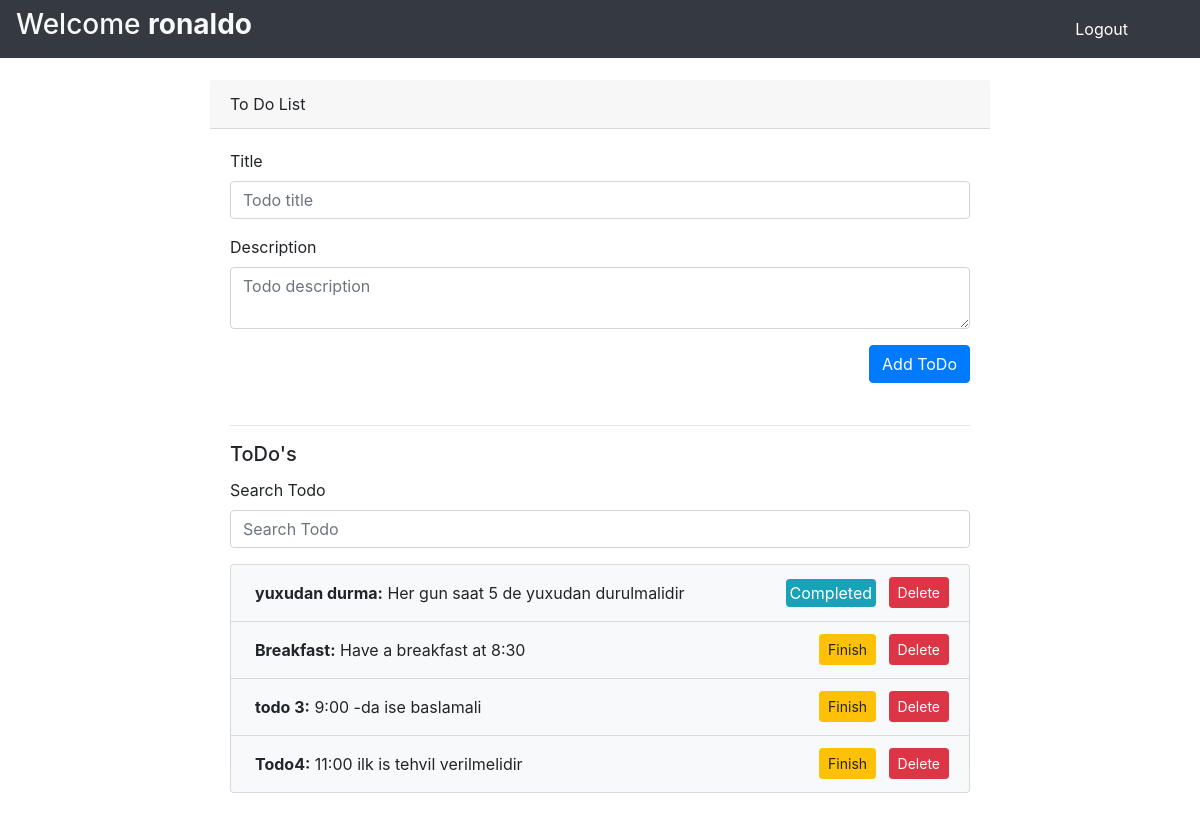
Page / (signed in) on the earlier database version.
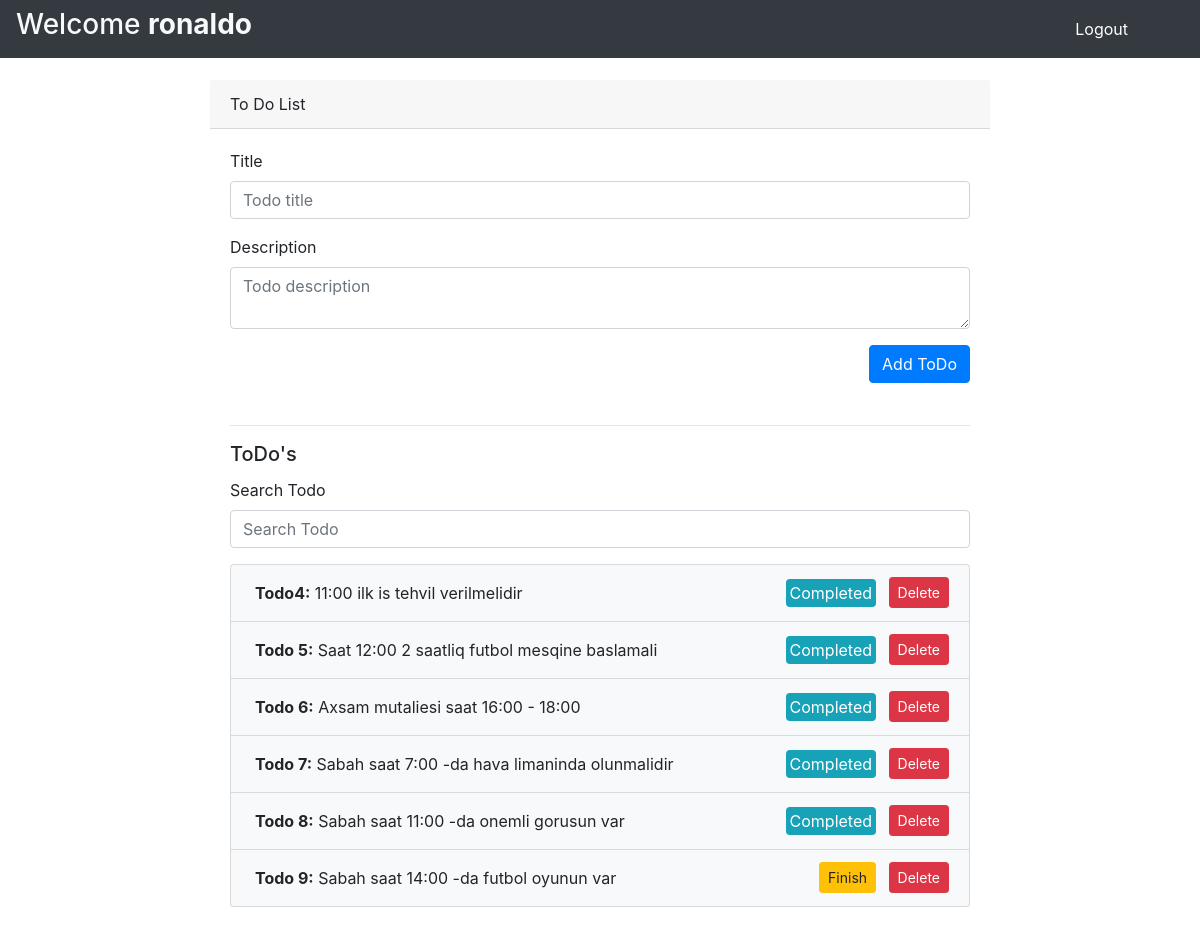
Same page on the later database version.
### index.py (models this page shows)
class Users(UserMixin, db.Model):
    id = db.Column(db.Integer, primary_key=True)
    username = db.Column(db.String(100), unique=True)
    email = db.Column(db.String(100), unique=True)
    password = db.Column(db.String)
    created_date = db.Column(db.DateTime(timezone=True), server_default=func.now())
    updated_date = db.Column(db.DateTime(timezone=True), onupdate=func.now())

class Todolist(db.Model):
    id = db.Column(db.Integer, primary_key=True)
    user_id = db.Column(db.Integer, None, db.ForeignKey('users.id'))
    title = db.Column(db.String(100))
    description = db.Column(db.String(1000))
    complete = db.Column(db.Boolean)
    date_cr = db.Column(db.DateTime(timezone=True), server_default=func.now())
    date_up = db.Column(db.DateTime(timezone=True), server_default=func.now(), onupdate=func.now())

### index.py (the view)
@app.route('/')
@login_required
def index():
    form = TodoForm()
    todos = Todolist.query.filter_by(user_id=current_user.id)
    return render_template('index.html', form=form, todos=todos)

### main/forms.py
class TodoForm(FlaskForm):
	title = StringField('Title',validators=[
		DataRequired(),
		Length(min=4),
		])
	description = TextAreaField('Description', validators=[
		DataRequired(),
		Length(min=4, max=1000),
		])
	search = StringField('Search Todo')

### index.py (called while the page is built)
@login_manager.user_loader
def load_user(user_id):
    return Users.query.get(int(user_id))

### templates/index.html (shortened to what this page needs)
{% extends "layout.html" %}
{% block navbar %}
{% include "includes/navbar.html" %}
{% endblock navbar %}
{% block body %}
	<div class="container" style="margin-top: 80px;">
		<div class="card-row col-md-9 ml-auto mr-auto">
			<div class="card-header">To Do List</div>
			<div class="card-body">
				<form id="form">
					<div class="form-group">
						{{form.title.label}}
						{{form.title(class_='form-control', placeholder='Todo title')}}
					</div>
					<div class="form-group">
						{{form.description.label}}
						{{form.description(class_='form-control', placeholder='Todo description', row=4)}}
					</div>
				</form>
				<button class="btn btn-primary float-right" id="submit">Add ToDo</button>
				<br>
			</div>
			<div class="card-body">
				<hr>
				<h5 class="card-title" id="tasks-title">ToDo's</h5>
				<div class="form-group">
					{{form.search.label}}
					{{form.search(class_='form-control', placeholder='Search Todo')}}
				</div>
				<ul class="list-group">
					{% if todos %}
					   {% for todo in todos %}
							<li class="list-group-item d-flex justify-content-between bg-light">
								<span class="align-middle p-1 float-left"><b>{{todo.title}}:</b> {{todo.description}}</span>
								<div class="float-right">
									{% if todo.complete == 1 %}
										<span class="bg-info align-middle p-1 rounded text-white mr-2">Completed</span>
									{% else %}
									    <button class="btn btn-sm btn-warning finish mr-2" value="{{todo.id }}">Finish</button>
									{% endif %}
									<button class="btn btn-sm btn-danger delete" value="{{todo.id}}">Delete</button>
								</div>
							</li>
					   {% endfor %}
					{% else %}
					<div class="alert alert-warning">You have not any todo yet</div>
					{% endif %}
				</ul>
				<br>
			</div>
		</div>
	</div>
{% endblock body %}

### templates/layout.html (shortened to what this page needs)
<!DOCTYPE html>
<html lang="en">
<head>
    <link rel="stylesheet" href="/static/css/bootstrap.min.css">
    <link rel="stylesheet" href="/static/css/app.css">
</head>
<body>
    {% from "includes/_formhelpers.html" import render_field %}
    {% block navbar %}
    {% endblock navbar %}
    <div class = "container">
        {% block body %}{% endblock body %}
    </div>
</body>
</html>

### templates/includes/navbar.html (shortened to what this page needs)
<nav class="navbar navbar-expand-lg navbar-dark bg-dark fixed-top navbar-toggleable-md navbar-inverse"><h3 class="text-light">Welcome <b>{{ current_user.username}}</b></h3>
  <div class="collapse navbar-collapse" id="navbarCollapse">
    <ul class="navbar-nav ml-auto">
      <li class="nav-item active mr-5">
        <a class="nav-link" href="/logout">Logout</a>
      </li>
    </ul>
  </div>
</nav>

### static/css/app.css (style rules this page uses)
:root { --input-padding-x: 1.5rem; --input-padding-y: .75rem; }

Differences in the rows shown:
removed Todolist: title "yuxudan durma", description "Her gun saat 5 de yuxudan durulmalidir", complete "Completed", {{ todo.id }} 1 (drawn)
removed Todolist: title "Breakfast", description "Have a breakfast at 8:30", {{ todo.id }} 2 (drawn)
removed Todolist: title "todo 3", description "9:00 -da ise baslamali", {{ todo.id }} 3 (drawn)
changed Todolist "Todo4": complete "Finish" → "Completed"
added Todolist: title "Todo 5", description "Saat 12:00 2 saatliq futbol mesqine baslamali", complete "Completed", {{ todo.id }} 5 (drawn)
added Todolist: title "Todo 6", description "Axsam mutaliesi saat 16:00 - 18:00", complete "Completed", {{ todo.id }} 6 (drawn)
added Todolist: title "Todo 7", description "Sabah saat 7:00 -da hava limaninda olunmalidir", complete "Completed", {{ todo.id }} 7 (drawn)
added Todolist: title "Todo 8", description "Sabah saat 11:00 -da onemli gorusun var", complete "Completed", {{ todo.id }} 8 (drawn)
added Todolist: title "Todo 9", description "Sabah saat 14:00 -da futbol oyunun var", {{ todo.id }} 9 (drawn)
